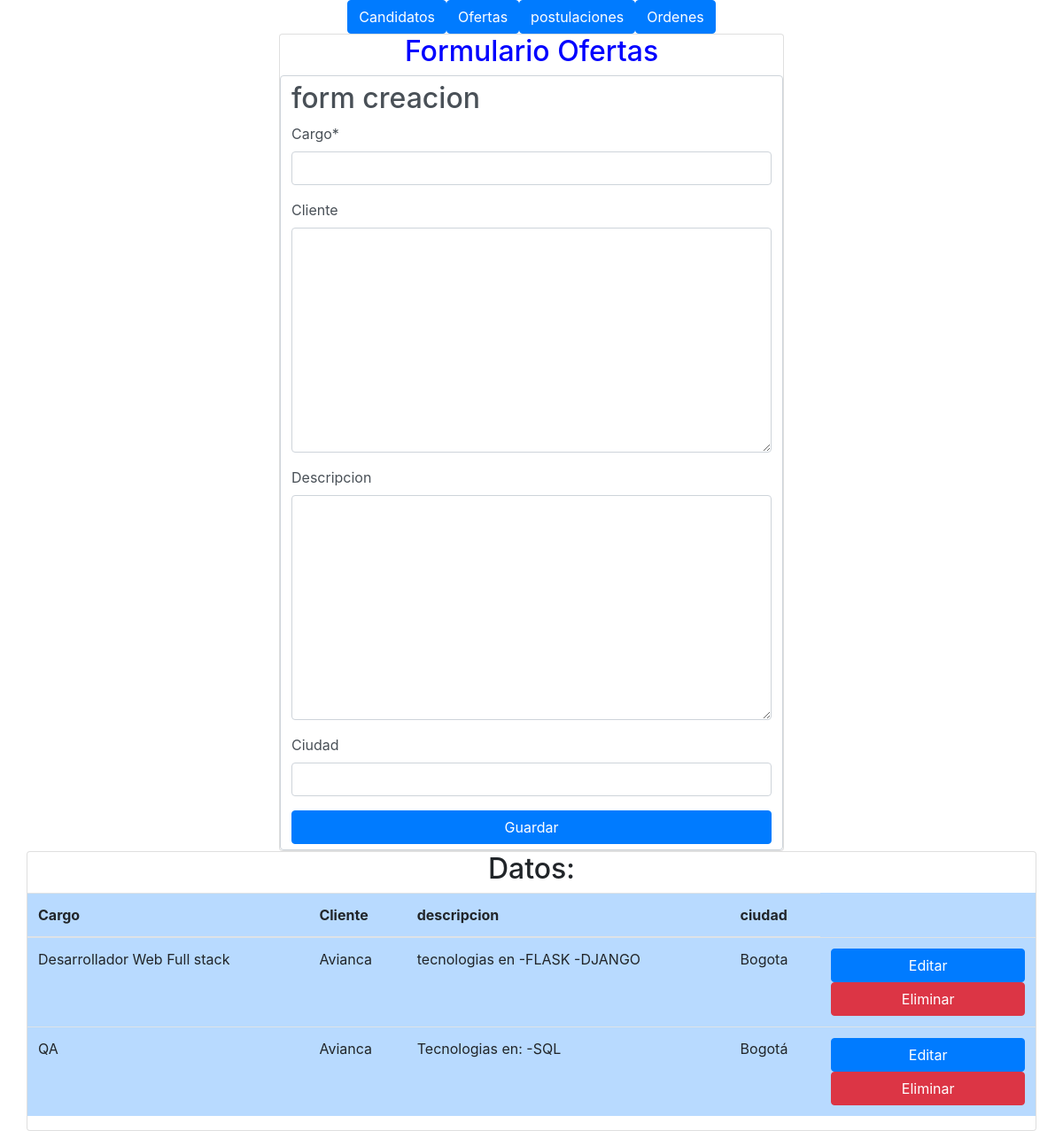
/contratacion/crear_oferta/, run on an earlier commit of the app's database.
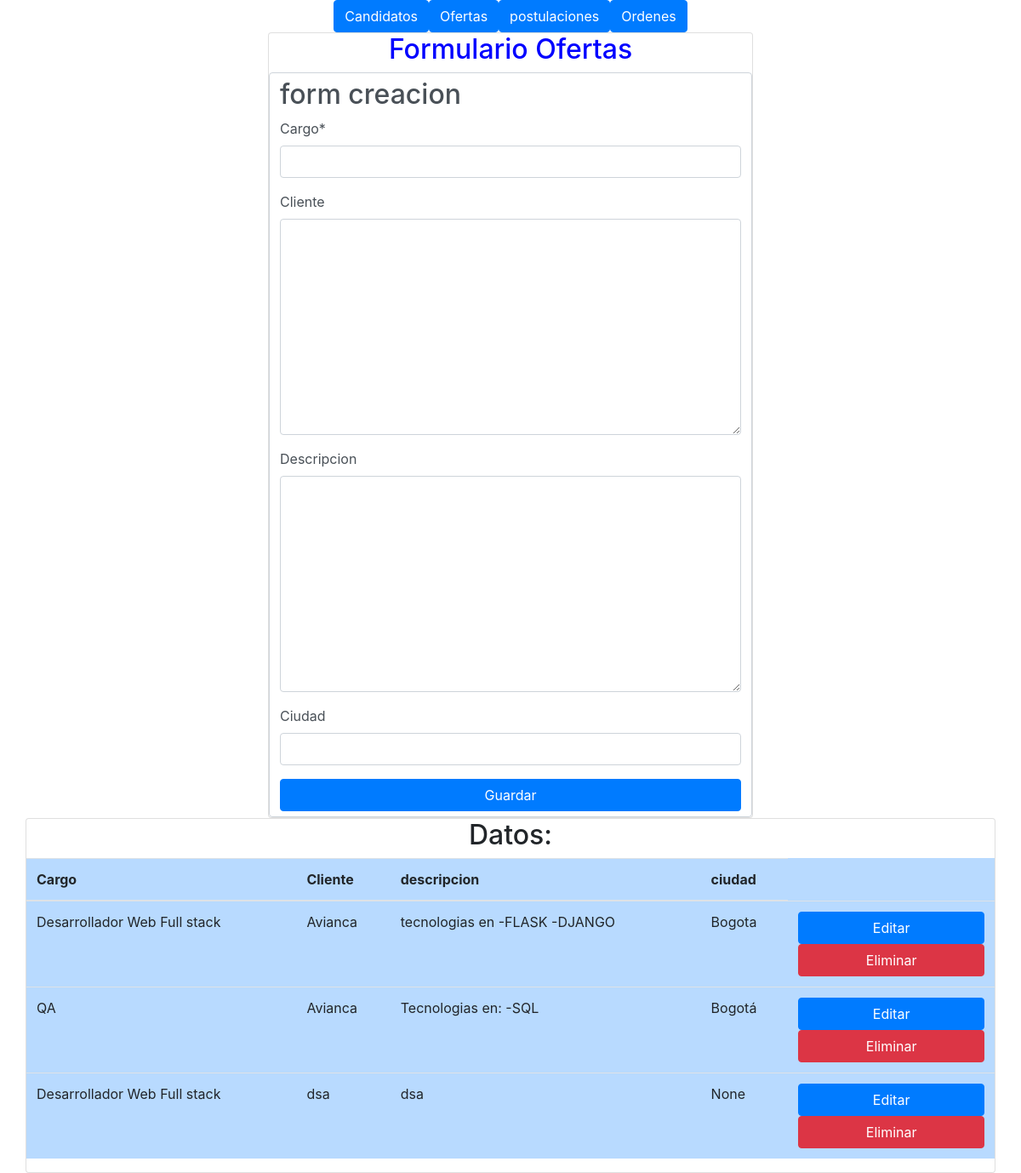
And on a later commit of the database.
### contratacion/models.py (models this page shows, shortened)
class OfertaLaboral(models.Model):
    cargo = models.CharField(max_length=100)
    cliente = models.TextField(blank=True, null=True)
    descripcion = models.TextField(blank=True, null=True)
    ciudad = models.CharField(max_length=100, blank=True, null=True)
    class Meta:
        verbose_name = "Oferta Laboral"
        verbose_name_plural = "Ofertas Laborales"

### contratacion/views.py (the view, shortened to what this page needs)
# urls.py: path('crear_oferta/', views.CrearOferta.as_view(), name='crear_oferta'),
class CrearOferta(generic.CreateView):
    model = m.OfertaLaboral
    form_class = f.OfertaForm
    template_name = 'oferta_list.html'
    def get_context_data(self, **kwargs):
        kwargs.update({
            'form1': self.get_form(),
            'ofertas': m.OfertaLaboral.objects.all(),
        })
        return super().get_context_data(**kwargs)

### contratacion/forms.py
class OfertaForm(forms.ModelForm):
    class Meta:
        model = m.OfertaLaboral
        fields = '__all__'

### contratacion/templates/oferta_list.html (shortened to what this page needs)
{% load static %}
{% load crispy_forms_tags %}
<!DOCTYPE html>
<html lang="en">
<head>
    <link rel="stylesheet" href="https://cdn.jsdelivr.net/npm/bootstrap@4.0.0/dist/css/bootstrap.min.css">
</head>
<body class="container">
    <div class="row d-flex justify-content-center">
        <a class="btn btn-primary" href="{% url 'contratacion:crear_candidato' %}">Candidatos</a>
        <a class="btn btn-primary"  href="{% url 'contratacion:crear_oferta' %}">Ofertas</a>
        <a class="btn btn-primary"  href="{% url 'contratacion:crear_postulacion' %}">postulaciones</a>
        <a class="btn btn-primary"  href="{% url 'contratacion:crear_orden' %}">Ordenes</a>
    </div>
    <div class="row  d-flex justify-content-center">
        <div class="card w-50">
                <div class="h2 text-center w-100" style="color: blue">Formulario Ofertas</div>
                <form method="POST"
                    {% if form2 %}
                    action="{% url 'contratacion:editar_oferta' object.id %}"
                    {% else %}
                    action="{% url 'contratacion:crear_oferta' %}"
                    {% endif %}
                    class="form-control">
                        {% if form2 %}
                        <div class="h2"> form Actualizacion</div>
                        {{ form2|crispy }}
                        {% else %}
                        <div class="h2"> form creacion</div>
                        {{ form1|crispy }}
                        {% endif %}
                        <div class="d-flex justify-content-center">
                            <button type="submit" class="btn btn-primary w-100">Guardar</button>
                        </div>
                </form>
            </div>
        </div>
        <div class="row d-flex justify-content-center">
         <div class=" card w-100">
            <h2 class="w-100 d-flex justify-content-center">Datos:</h2>
            <table class="table w-100 table-primary ">
                <thead class="table-primary">
                    <tr>
                        <th>Cargo</th>
                        <th>Cliente</th>
                        <th>descripcion</th>
                        <th>ciudad</th>
                    </tr>
                </thead>
                <tbody>
                    {% for candidato in ofertas %}
                    <tr>
                        <td>{{ candidato.cargo }}</td>
                        <td>{{ candidato.cliente }}</td>
                        <td>{{ candidato.descripcion }}</td>
                        <td>{{ candidato.ciudad }}</td>
                        <td>
                            <a  class="btn btn-primary w-100" href="{% url 'contratacion:editar_oferta' candidato.id %}" >Editar</a>
                            <form action="{% url 'contratacion:eliminar_oferta' candidato.id %}" method="post" style="display:inline;">
                                <button type="submit" class="btn btn-danger w-100" onclick="return confirm('¿Estás seguro de que quieres eliminar este producto?');">Eliminar</button>
                            </form>
                        </td>
                    </tr>
                    {% endfor %}
                </tbody>
            </table>
         </div>
    </div>
</body>
</html>

What changed in the data, as far as the page shows it:
added OfertaLaboral: cargo "Desarrollador Web Full stack", cliente "dsa", descripcion "dsa", ciudad "None"
